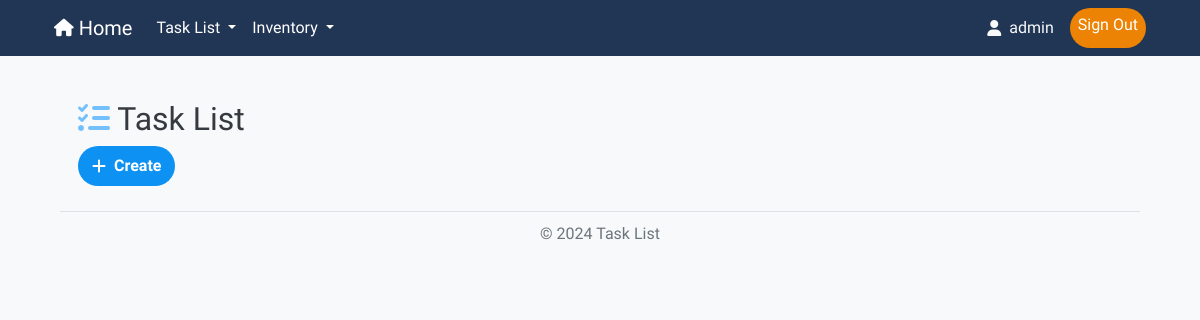
/ (signed in), run on an earlier commit of the app's database.
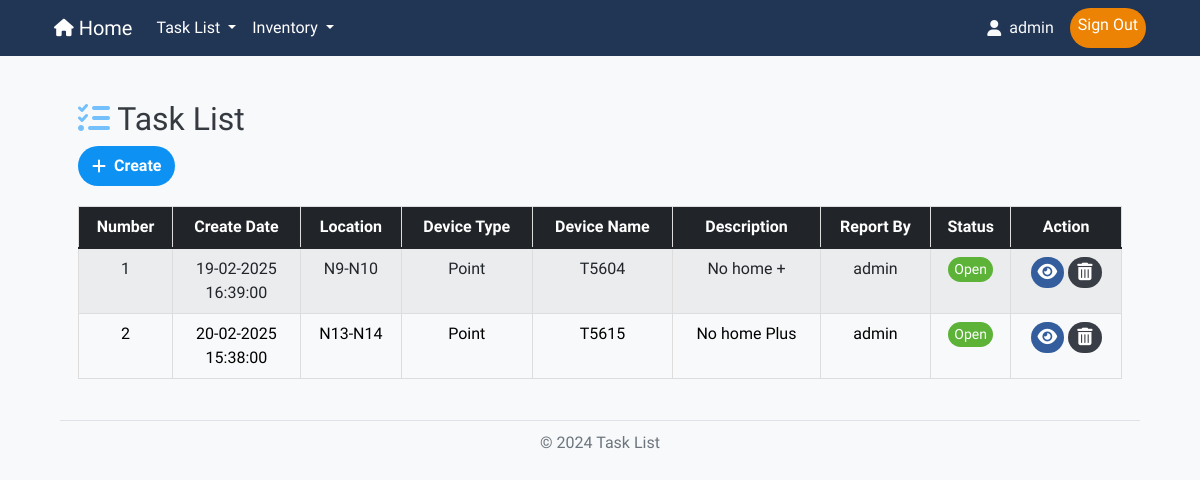
And on a later commit of the database.
### models.py (models this page shows, shortened)
class User(UserMixin, db.Model):
    id = db.Column(db.Integer, primary_key=True)
    username = db.Column(db.String(50), unique=True, nullable=False)
    password = db.Column(db.String(255), nullable=False)
    role = db.Column(db.String(20), nullable=False)

class Work(db.Model):
    number = db.Column(db.Integer, primary_key=True, autoincrement=True)  # เลข 6 หลัก รันอัตโนมัติ
    create_date = db.Column(db.DateTime, default=now_utc)  # วันที่และเวลา สร้างอัตโนมัติ
    work_order = db.Column(db.String(50), nullable=False)          # Work Order
    line_id = db.Column(db.Integer, db.ForeignKey('line.id'), nullable=True)
    location_id = db.Column(db.Integer, db.ForeignKey('location.id'), nullable=True)
    device_type_id = db.Column(db.Integer, db.ForeignKey('device_type.id'), nullable=True)
    device_name_id = db.Column(db.Integer, db.ForeignKey('device_name.id'), nullable=True)
    description = db.Column(db.Text, nullable=False)               # รายละเอียด
    report_by = db.Column(db.String(50), nullable=False)           # ผู้รายงาน
    status = db.Column(db.String(20), nullable=False, default="open")  # สถานะ (ค่าเริ่มต้น: open)
    link = db.Column(db.String(255), nullable=True)           # URL ของไฟล์
    line = db.relationship('Line', backref='works')
    location = db.relationship('Location', backref='works')
    device_type = db.relationship('DeviceType', backref='works')
    device_name = db.relationship('DeviceName', backref='works')

class Location(db.Model):
    id = db.Column(db.Integer, primary_key=True)
    name = db.Column(db.String(50), nullable=False)
    line_id = db.Column(db.Integer, db.ForeignKey('line.id'), nullable=False)
    line = db.relationship('Line', backref=db.backref('locations', lazy=True))

class DeviceType(db.Model):
    id = db.Column(db.Integer, primary_key=True)
    name = db.Column(db.String(50), nullable=False)
    line_id = db.Column(db.Integer, db.ForeignKey('line.id'), nullable=False)
    line = db.relationship('Line', backref=db.backref('device_types', lazy=True))

class DeviceName(db.Model):
    id = db.Column(db.Integer, primary_key=True)
    name = db.Column(db.String(100), nullable=False)
    device_type_id = db.Column(db.Integer, db.ForeignKey('device_type.id'), nullable=False)
    location_id = db.Column(db.Integer, db.ForeignKey('location.id'), nullable=False)
    device_type = db.relationship('DeviceType', backref=db.backref('device_names', lazy=True))
    location = db.relationship('Location', backref=db.backref('device_names', lazy=True))
    bound = db.Column(db.String(100), nullable=True)
    inandout = db.Column(db.String(100), nullable=True)
    serial_number = db.Column(db.String(100), nullable=True)
    ip_address = db.Column(db.String(45), nullable=True)
    mac_address = db.Column(db.String(17), nullable=True)
    channel = db.Column(db.String(50), nullable=True)
    device_role = db.Column(db.String(50), nullable=True)
    force_data = db.Column(db.String(50), nullable=True)
    vac_white = db.Column(db.String(50), nullable=True)
    current_white = db.Column(db.String(50), nullable=True)
    vac_red = db.Column(db.String(50), nullable=True)
    current_red = db.Column(db.String(50), nullable=True)
    vac_yellow = db.Column(db.String(50), nullable=True)
    current_yellow = db.Column(db.String(50), nullable=True)
    f1_f2 = db.Column(db.String(50), nullable=True)
    red_module = db.Column(db.String(50), nullable=True)
    white_module = db.Column(db.String(50), nullable=True)
    yellow_module = db.Column(db.String(50), nullable=True)

### routes.py (the view)
    @app.route('/')
    @login_required
    def index():
        works = Work.query.all()
        return render_template("index.html", works=works)

### app.py (called while the page is built)
@login_manager.user_loader
def load_user(user_id):      # โหลดผู้ใช้จากฐานข้อมูลตาม user_id
    return User.query.get(int(user_id))

### templates/index.html (shortened to what this page needs)
{% import "bootstrap/wtf.html" as wtf %}
{% extends "layout.html" %}
{% block content %}
<!DOCTYPE html>
<html lang="en">
<head>
    <link rel="stylesheet" href="https://cdn.jsdelivr.net/npm/bootstrap@5.1.3/dist/css/bootstrap.min.css">
    <link rel="stylesheet" href="https://cdn.jsdelivr.net/npm/bootstrap-table/dist/bootstrap-table.min.css">
    <link rel="stylesheet" href="{{ url_for('static', filename='/style.css') }}">
</head>
<body>
<div class="container">
    <br>
    <h2><i class="fa-solid fa-list-check" style="color: #74C0FC;"></i> Task List</h2>
    <div id="toolbar">
        <a href="{{ url_for('create') }}" class="custom-index-btn">
            <i class="fa-solid fa-plus"></i>Create
        </a>
    </div>
    {% if works %}
    <div class="table-responsive">
        <table data-toggle="table"
            data-toolbar="#toolbar"
            data-search="true"
            data-pagination="true"
            data-page-list="[10, 25, 50, 100, all]"
            class="table table-striped table-hover">
            <thead class="table-dark">
                <tr>
                    <th data-sortable="true" data-field="number">Number</th>
                    <th data-sortable="true" data-field="create_date">Create Date</th>
                    <th data-sortable="true" data-field="location_name">Location</th>
                    <th data-sortable="true" data-field="device_type">Device Type</th>
                    <th data-sortable="true" data-field="device_name">Device Name</th>
                    <th data-sortable="true" data-field="description">Description</th>
                    <th data-sortable="true" data-field="report_by">Report By</th>
                    <th data-sortable="true" data-field="status">Status</th>
                    <th data-field="action">Action</th>
                </tr>
            </thead>
            <tbody>
                {% for work in works %}
                <tr>
                    <td>{{ loop.index }}</td>
                    <td>{{ work.create_date.strftime('%d-%m-%Y') }}<br>
                        {{ work.create_date.strftime('%H:%M:%S') }}</td>
                    <td>{{ work.location.name if work.location else '-' }}</td>
                    <td>{{ work.device_type.name if work.device_type else '-' }}</td>
                    <td>{{ work.device_name.name if work.device_name else '-' }}</td>
                    <td>
                        {% if work.description|length > 20 %}
                            <span title="{{ work.description }}" data-bs-toggle="tooltip" data-bs-placement="top">
                                {{ work.description[:20] }}...
                            </span>
                        {% else %}
                            {{ work.description }}
                        {% endif %}
                    </td>
                    <td>{{ work.report_by }}</td>
                    <td>
                        {% if work.status == 'Open' %}
                            <span class="status-open">{{ work.status }}</span>
                        {% elif work.status == 'Closed' %}
                            <span class="status-closed">{{ work.status }}</span>
                        {% else %}
                            <span class="status-other">{{ work.status }}</span>
                        {% endif %}
                    </td>
                    <td class="actions">
                        <a href="{{ url_for('work_detail', number=work.number) }}" class="btn custom-view-btn">
                        </a>
                        {% if current_user.role == 'admin' %}
                            <a href="#" onclick="confirmDelete('{{ loop.index }}', '{{ work.number }}')" class="btn custom-delete-btn">
                            </a>
                        {% endif %}
                    </td>
                </tr>
                {% endfor %}
            </tbody>
        </table>
    </div>
    {% endif %}
</div>
</body>
</html>
{% endblock %}

### templates/layout.html (shortened to what this page needs)
<!DOCTYPE html>
<html lang="en">
<head>
    <link href="https://cdn.jsdelivr.net/npm/bootstrap@5.3.3/dist/css/bootstrap.min.css" rel="stylesheet">
    <link rel="stylesheet" href="https://cdnjs.cloudflare.com/ajax/libs/font-awesome/6.0.0-beta3/css/all.min.css">
    <link rel="stylesheet" href="{{ url_for('static', filename='/style.css') }}">
	<link href="https://unpkg.com/boxicons@latest/css/boxicons.min.css" rel="stylesheet">
</head>
<body>
	<nav class="navbar navbar-expand-lg navbar-dark sticky-top" id="custom-navbar">
		<div class="container">
			<a class="navbar-brand" href="/"><i class="fa-solid fa-house fa-sm"></i> Home</a>
			<div class="collapse navbar-collapse" id="navbarNav">
				<ul class="navbar-nav me-auto">
					<li class="nav-item dropdown">
						<a class="nav-link dropdown-toggle" href="/" id="navbarDropdown" role="button" data-bs-toggle="dropdown" aria-expanded="false">
							Task List
						</a>
					</li>
					<li class="nav-item dropdown">
						<a class="nav-link dropdown-toggle" href="/" id="navbarDropdown" role="button" data-bs-toggle="dropdown" aria-expanded="false">
							Inventory
						</a>
					</li>
				</ul>
				<ul class="navbar-nav ms-auto">
					{% if current_user.is_authenticated %}
						<span class="navbar-text text-light me-3 navbar-text"><i class="fa-solid fa-user"></i> {{ current_user.username }}</span>
						<a class="nav-link custom-login-btn" href="{{ url_for('logout') }}">Sign Out</a>
					{% else %}
						<a class="nav-link custom-login-btn" href="{{ url_for('login') }}">Sign In</a>
					{% endif %}
				</ul>
			</div>
		</div>
	</nav>
	<main class="container">
		{% block content %}
		{% endblock %}
	</main>
	<footer>
		<div class="footer-line"></div>
		<p class="footer-text">© 2024 Task List</p>
	</footer>
</body>
</html>

### static/style.css (style rules this page uses)
body { font-family: 'Ubuntu', sans-serif; background-color: #f8f9fa; color: #343a40; margin: 0; padding: 0; }
#custom-navbar { background-color: #213555; }
#custom-navbar .nav-link { color: #ffffff; }
main { flex: 1; padding: 20px; }
footer { padding: 5px 0; }
.footer-line { border-top: 1px solid #dee2e6; width: 90%; margin: 0 auto; }
.footer-text { text-align: center; margin-top: 10px; color: #6c757d; }
.navbar-text { display: flex; align-items: center; }
.navbar-text i { margin-right: 8px; }
.custom-login-btn { background-color: #EC8305; color: #FFFAEC; border: none; padding: 5px 20px; border-radius: 1.25rem; text-align: center; text-decoration: none; display: inline-block; font-size: 16px; }
.custom-index-btn { display: inline-flex; align-items: center; padding: 8px 14px; background-color: #0D92F4; color: #fff; font-size: 16px; font-weight: bold; text-align: center; border-radius: 1.25rem; text-decoration: none; transition: background-color 0.3s ease, transform 0.2s ease; }
.custom-index-btn i { font-size: 16px; margin-right: 8px; vertical-align: middle; }
.custom-view-btn { display: inline-flex; align-items: center; padding: 14px 6px; background-color: #335d9c; color: #ffffff; font-size: 14px; text-align: center; border-radius: 1.25rem; text-decoration: none; transition: background-color 0.3s ease, transform 0.2s ease; }
.custom-delete-btn { display: inline-flex; align-items: center; padding: 14px 8px; background-color: #393E46; color: #ffffff; font-size: 14px; text-align: center; border-radius: 1.25rem; text-decoration: none; transition: background-color 0.3s ease, transform 0.2s ease; }
.status-open { display: inline-flex; align-items: center; padding: 2px 6px; background-color: #5CB338; color: #ffffff; font-size: 14px; text-align: center; border-radius: 1.25rem; text-decoration: none; transition: background-color 0.3s ease, transform 0.2s ease; }
table { width: 100%; margin: 20px auto; max-width: 100%; border-collapse: collapse; }
th, td { border: 1px solid #ddd; padding: 8px; text-align: center; }
th { background-color: #f4f4f4; }

What changed in the data, as far as the page shows it:
added Work: create_date "19-02-2025", create_date "16:39:00", location "N9-N10", device_type "Point", device_name "T5604", description "No home +", report_by "admin", status "Open"
added Work: create_date "20-02-2025", create_date "15:38:00", location "N13-N14", device_type "Point", device_name "T5615", description "No home Plus", report_by "admin", status "Open"
Also different on the page:
text now shown: "Number Create Date Location Device Type Device Name Description Report By Status Action"
